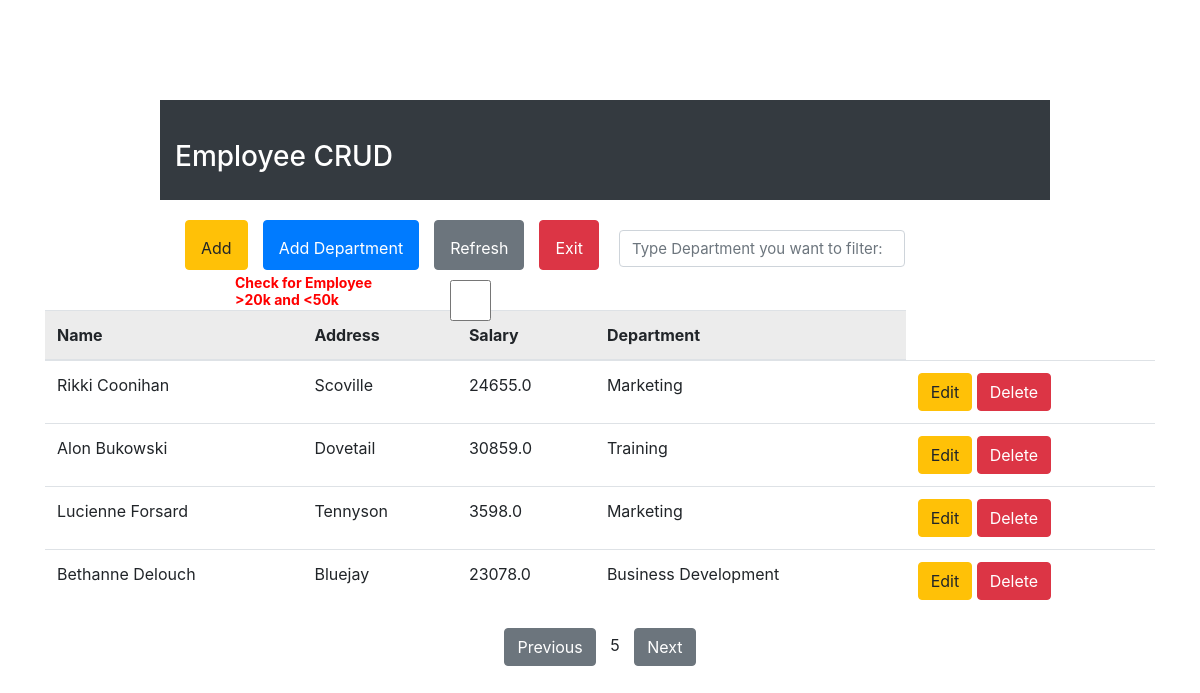
Screenshot of /emp/?page=5 with the database file from the repository.
### account/models.py (models this page shows, shortened)
class Employee(models.Model):
    class Meta:
        db_table = 'employee'
    emp_id = models.CharField(primary_key=True, unique=True, max_length=10)
    name = models.CharField("Name", max_length=240)
    emp_department = models.ForeignKey(Department, on_delete=models.CASCADE , related_name='department_name')
    salary = models.FloatField()
    address = models.TextField(max_length=20)
    DOJ = models.DateField("doj", auto_now_add=True)

class Department(models.Model):
    class Meta:
        db_table = "department"
    id = models.CharField(unique=True, primary_key=True, max_length=10)
    department = models.CharField(unique=True, max_length=50)

### account/views.py (the view, shortened to what this page needs)
# urls.py: path('emp/', views.saveEmp),
def saveEmp(request):
    data = Employee.objects.all()
    dept_obj = Department.objects.all()
    data = getPages(request, data,4)
    return render(request,'./account/emp_index.html',{ "data":data, "dept_obj":dept_obj})

### account/views.py (called while the page is built)
def getPages(request, OBJECT, pageNum):
    p = Paginator(OBJECT, pageNum)
    page_number = request.GET.get('page')
    try:
        page_obj = p.get_page(page_number)
    except PageNotAnInteger:
        page_obj = p.page(1)
    except EmptyPage:
        page_obj = p.page(p.num_pages)
    return page_obj

### account/templates/account/emp_index.html (shortened to what this page needs)
<!DOCTYPE html>
<html lang="en" dir="ltr">
<head>
  <link rel="stylesheet" href="https://cdn.jsdelivr.net/npm/bootstrap@4.3.1/dist/css/bootstrap.min.css">
</head>
<body>
  <div class="container">
    <div class="header">
      <div class="bg-dark">
        <h3 class="text text-white ml-1.5">Employee CRUD</h3>
      </div>
      <div class="Actions col">
        <h2 class="row">
          <button type="button" id="dataAdder" class="btn btn-warning">Add</button>
          <button type="button" id="dataAdderD" class="btn btn-primary">Add Department</button>
          <button type="button" class="btn btn-secondary" onClick="window.location.reload(true)">Refresh</button>
          <button type="button" class="btn btn-danger" onClick="window.location.href='/'">Exit</button>
          <span>
          <input type="text" class="search text-sm form-control" name="seachBy" id="DeptSearcher" placeholder="Type Department you want to filter: " onkeyup = "myFunctionSearch()">
          </span>
          <span id="cheker" class="row">
            <label for="Employee_5000" class="col-md-7">Check for Employee >20k and <50k </label>
            <input type="checkbox" id="Employee_5000" class="form-control col-md-4" name="employeeChecker" value="" onclick="getValueGT20k_LT_50k()">
          </span>
        </h2>
      </div>
    </div>
    <div class="content">
      <table class="table">
        <thead class="table-active">
          <tr>
            <th scope="col">Name</th>
            <th scope="col">Address</th>
            <th scope="col">Salary</th>
            <th scope="col">Department</th>
          </tr>
        </thead>
        <tbody>
          {% for df in data.object_list %}
          <tr class="EmployeeData">
            <td scope='row'>{{ df.name }}</td>
            <td>{{ df.address }}</td>
            <td class="EmpSalary">{{ df.salary }}</td>
            <td class="EmployeeDept">{{ df.emp_department.department }}</td>
            <td>
              <a href="/emp/edit/{{ df.emp_id }}/" class="btn btn-warning"><span class="glyphicon glyphicon-pencil" >Edit</span></a>
              <a href="/emp/delete/{{ df.emp_id }}/" class="btn btn-danger">Delete</a>
            </td>
          </tr>
          {% endfor %}
        </tbody>
      </table>
      <center>
        {%if data.has_previous %}
        <a href="?page={{data.previous_page_number}}" class="btn btn-secondary">Previous</a>
        {% endif %}
        <span style="padding:10px;">{{data.number}}</span>
        {%if data.has_next %}
        <a href="?page={{data.next_page_number}}" class="btn btn-secondary"> Next</a>
        {% endif %}
      </center>
    </div>
  </div>
</body>
</html>

### account/templates/account/emp_index.html (style rules this page uses)
.header { width: 75vw; margin: 0 auto; margin-top: 100px; }
.bg-dark { height: 100px; text-align: left; margin-left: 10px; }
.bg-dark h3 { padding: 40px; padding-left: 15px; }
.row button { padding: 15px; margin-left: 15px; height: 50px; }
.row input { margin-left: 20px; font-size: 15px; margin-top: 10px; }
#Employee_5000 { font-size: 18px; }
#cheker { margin-left: 50px; font-weight: bold; color: red; }
#cheker label { font-size: 14px; margin-top: 5px; }
.Actions { height: 110px; }
.Actions h2 { padding: 20px; }

### rows the page displays
Employee: name "Rikki Coonihan", address "Scoville", salary "24655.0", emp_department.department "Marketing"
Employee: name "Alon Bukowski", address "Dovetail", salary "30859.0", emp_department.department "Training"
Employee: name "Lucienne Forsard", address "Tennyson", salary "3598.0", emp_department.department "Marketing"
Employee: name "Bethanne Delouch", address "Bluejay", salary "23078.0", emp_department.department "Business Development"

### other values shown
{{ data.number }} "5"
